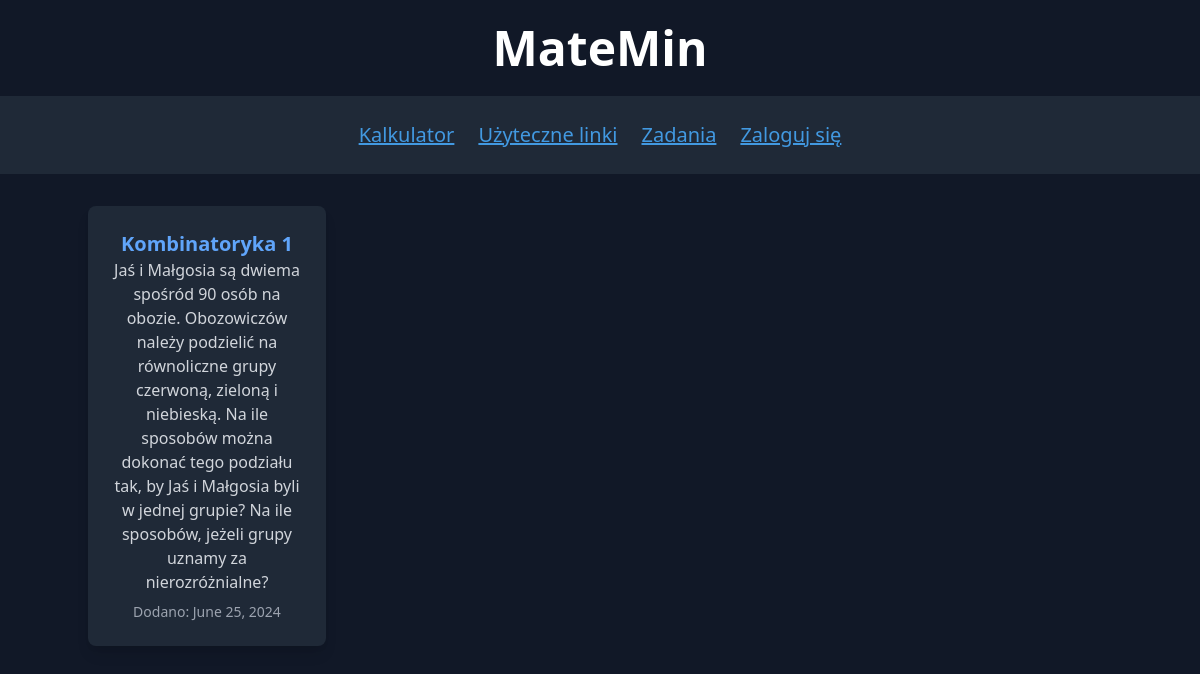
The page /task_list/ on the database its author committed.
### core/models.py (models this page shows, shortened)
class Task(models.Model):
    title = models.CharField(max_length=200)
    description = models.TextField()
    created_at = models.DateTimeField(auto_now_add=True)

### core/views.py (the view)
# urls.py: path('task_list/', views.task_list, name='task_list'),
def task_list(request):
    tasks = Task.objects.all()
    return render(request, 'core/task_list.html', {'tasks': tasks})

### core/templates/core/task_list.html
{% extends "core/base.html" %}
{% block content %}
<div class="container mx-auto mt-8">
    <div class="grid grid-cols-1 sm:grid-cols-2 lg:grid-cols-4 gap-6">
        {% for task in tasks %}
        <a href="{% url 'task_detail' task_id=task.id %}" class="bg-gray-800 p-6 rounded-lg shadow-lg flex flex-col items-center text-center">
            <h3 class="text-xl font-bold text-blue-400">{{ task.title }}</h3>
            <p class="text-gray-300">{{ task.description }}</p>
            <p class="text-sm text-gray-400 mt-2">Dodano: {{ task.created_at|date:"F d, Y" }}</p>
        </a>
        {% endfor %}
    </div>
</div>
{% endblock %}

### rows shown on the page
Task: title "Kombinatoryka 1", description "Jaś i Małgosia są dwiema spośród 90 osób na obozie. Obozowiczów należy podzielić na równoliczne grupy czerwoną, zieloną i niebieską. Na ile sposobów można dokonać tego podziału tak, by Jaś i Małgosia byli w jednej grupie? Na ile sposobów, jeżeli grupy uznamy za nierozróżnialne?", created_at "June 25, 2024"
